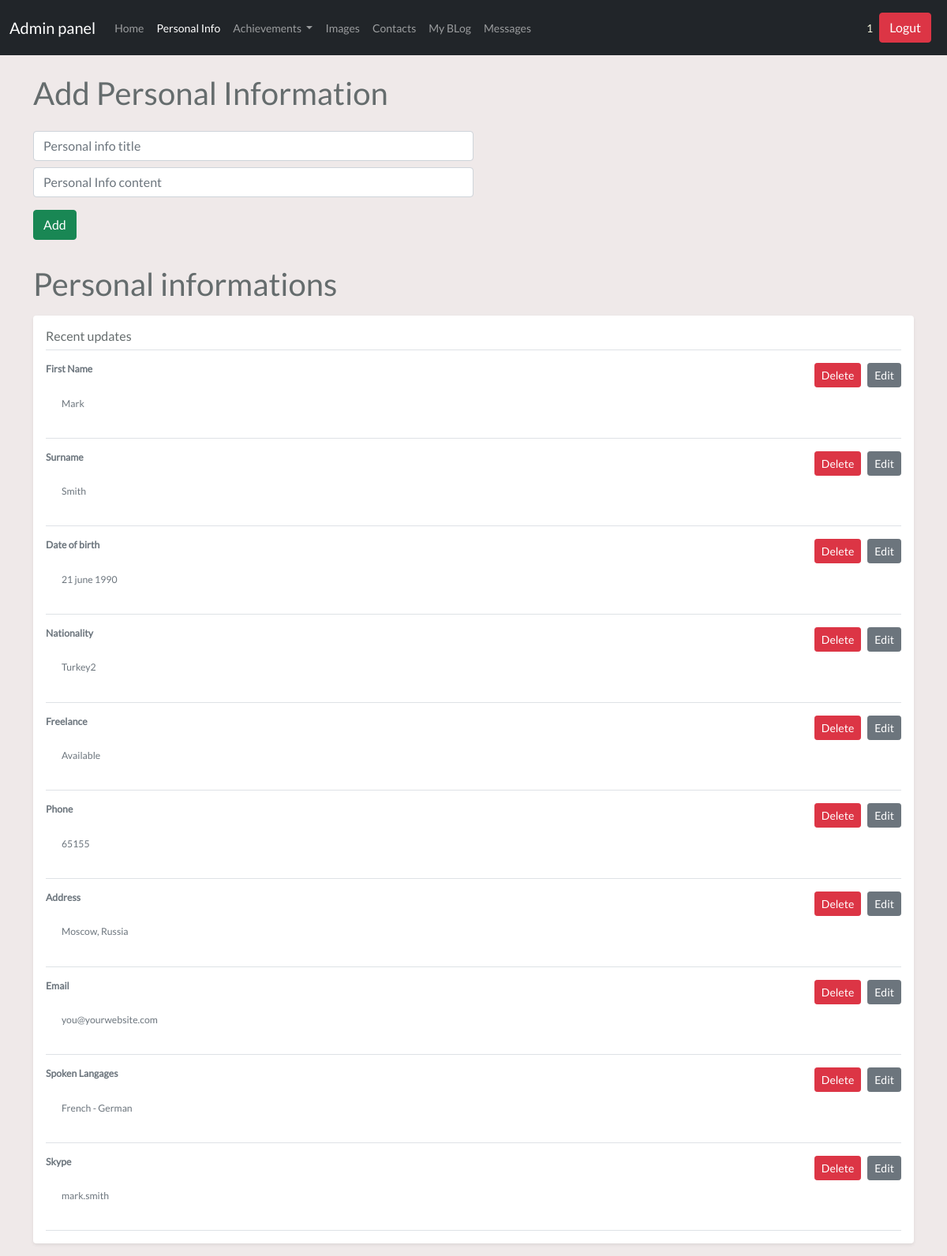
Page /admin/persinfo (signed in) on the earlier database version.
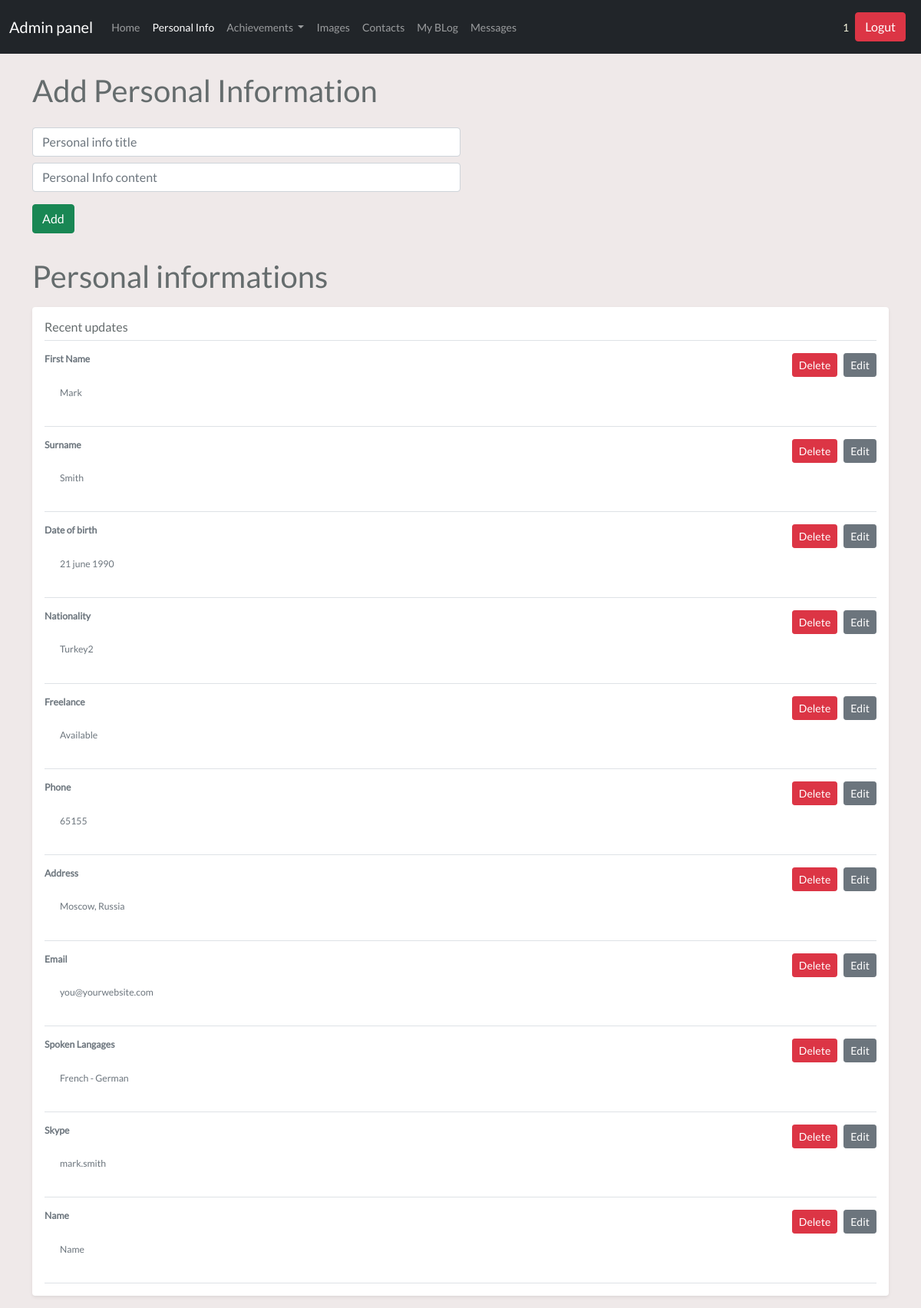
Same page on the later database version.
### tables this page shows
CREATE TABLE user (
	id INTEGER NOT NULL, 
	username VARCHAR(20), 
	email VARCHAR(50), 
	password VARCHAR(80), 
	PRIMARY KEY (id), 
	UNIQUE (username), 
	UNIQUE (email)
);

CREATE TABLE persoinfo (
	id INTEGER NOT NULL, 
	pers_info_title VARCHAR(50), 
	pers_info_content VARCHAR(50), 
	PRIMARY KEY (id)
);

### controllers/admin/persinfo.py (the view, shortened to what this page needs)
@app.route('/admin/persinfo',methods=["GET","POST"])
@login_required
def admin_persinfo_index():
    from run import db
    from models import Persoinfo
    persoinfos=Persoinfo.query.all()
    return render_template ("admin/persinfo.html" ,persoinfos=persoinfos)

### controllers/admin/main.py (called while the page is built)
@app.before_request
def before_request():
    g.user = current_user

### run.py (called while the page is built)
@login_manager.user_loader
def load_user(user_id):
    from models import User
    return User.query.get(user_id)

### templates/admin/persinfo.html (shortened to what this page needs)
{% extends 'admin/dashboard.html' %} {% block content %}
<div class="container">
  <h1 class="adminpage ml-4 mt-4">Add Personal Information</h1>
  <form
    action="/admin/persinfo"
    method="POST"
    class="w-50 ml-4 mt-4"
    enctype="multipart/form-data"
  >
    <input
      type="text"
      name="pers_info_title"
      class="form-control my-2"
      placeholder="Personal info title"
    />
    <input
      type="text"
      name="pers_info_content"
      class="form-control my-2"
      placeholder="Personal Info content"
    />
    <input type="submit" class="btn btn-success my-2" value="Add" />
  </form>
  <h1 class="adminpage ml-4 mt-4">Personal informations</h1>
  {% if persoinfos %}
  <div class="my-3 p-3 bg-body rounded shadow-sm">
    <h6 class="border-bottom pb-2 mb-0">Recent updates</h6>
    {% for persoinfo in persoinfos %}
    <div class="d-flex text-muted pt-3">
      <p
        class="
          w-100
          pb-3
          d-flex
          justify-content-between
          mb-0
          small
          lh-sm
          border-bottom
        "
      >
        <span class="w-100">
          <strong class="d-block text-gray-dark"
            >{{persoinfo.pers_info_title}}</strong
          >
          <span class="col-6 skill d-flex mt-2">
            {{persoinfo.pers_info_content}}
          </span>
        </span>
        <span class="d-flex align-items-start">
          <a href="/delete/{{persoinfo.id}}" class="btn btn-sm btn-danger me-2"
            >Delete</a
          >
          <a
            href="/updatepersinfo/{{persoinfo.id}}"
            class="btn btn-sm btn-secondary"
            >Edit</a
          >
        </span>
      </p>
    </div>
    {% endfor %}
  </div>
  {% endif %}
</div>
{% endblock %}

### templates/admin/dashboard.html (shortened to what this page needs)
<!DOCTYPE html>
<html lang="en">
  <head>
    <link
      rel="stylesheet"
      href="https://cdnjs.cloudflare.com/ajax/libs/font-awesome/5.15.3/css/all.min.css"
    />
    <link
      href="{{ url_for('static', filename='bootstrap.min.css') }}"
      rel="stylesheet"
    />
    <link rel="stylesheet" href="/static/admin/css/style.css" />
  </head>
  <body>
    <nav class="navbar navbar-expand-lg navbar-dark bg-dark">
      <div class="container-fluid">
        {% if '/admin/dashboard' in request.path %}
        <span class="navbar-brand">Admin panel</span>
        {% else %}
        <a class="navbar-brand" href="/admin/dashboard">Admin panel</a>
        {% endif %}
        <div class="collapse navbar-collapse" id="navbarText">
          <ul class="navbar-nav me-auto mb-2 mb-lg-0">
            <li class="nav-item">
              <a
                class="nav-link {{'active' if '/admin/home' in request.path else  ''}}"
                aria-current="page"
                href="/admin/home"
                >Home</a
              >
            </li>
            <li class="nav-item">
              <a
                class="nav-link {{'active' if '/admin/persinfo' in request.path else  ''}}"
                href="/admin/persinfo"
                >Personal Info</a
              >
            </li>
            <li class="nav-item dropdown">
              <a
                class="nav-link dropdown-toggle"
                href="#"
                id="navbarScrollingDropdown"
                role="button"
                data-bs-toggle="dropdown"
                aria-expanded="false"
              >
                Achievements
              </a>
            </li>
            <li class="nav-item">
              <a
                class="nav-link {{'active' if '/admin/images' in request.path else  ''}}"
                href="/admin/images"
                >Images</a
              >
            </li>
            <li class="nav-item">
              <a
                class="nav-link {{'active' if '/admin/socialprof' in request.path else  ''}}"
                href="/admin/socialprof"
                >Contacts</a
              >
            </li>
            <li class="nav-item">
              <a
                class="nav-link {{'active' if '/admin/myblog' in request.path else  ''}}"
                href="/admin/myblog"
                >My BLog</a
              >
            </li>
            <li class="nav-item">
              <a
                class="nav-link {{'active' if '/admin/form' in request.path else  ''}}"
                href="/admin/form"
                >Messages</a
              >
            </li>
          </ul>
          <div class="d-flex align-items-center">
            <div style="color: beige">{{ current_user.username }}</div>
            <button
              class="btn btn-danger m-2"
              onclick="window.location.href = '/logout'"
            >
              Logut
            </button>
          </div>
        </div>
      </div>
    </nav>
    {% block content %} {% endblock %}
  </body>
</html>

### static/app/css/style.css (style rules this page uses)
body { font-family: Lato, serif, Calibri, Arial; font-size: 14px; background-color: #efe9e9; color: #656c6d; font-weight: 400; margin: 0; padding: 0; box-sizing: border-box; }
.skill { padding: 20px; }

Differences in the rows shown:
added persoinfo: pers_info_title "Name", pers_info_content "Name"
